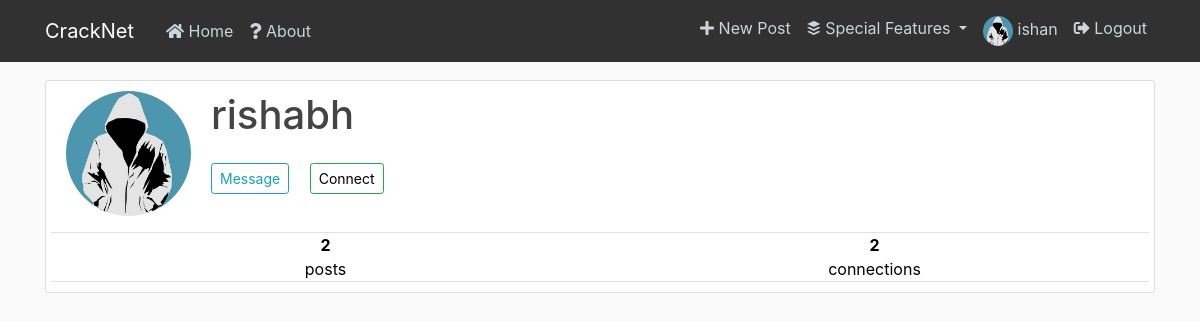
Page /profile/rishabh (signed in) on the committed database.
### flaskblog/models.py (models this page shows, shortened)
class User(db.Model, UserMixin):
    id = db.Column(db.Integer, primary_key=True)
    username = db.Column(db.String(20), unique=True, nullable=False)
    email = db.Column(db.String(120), unique=True, nullable=False)
    image_file = db.Column(db.String(20), nullable=False, default='default.jpg')
    connections=db.Column(db.Integer, nullable=False, default=0)
    connected_users=db.Column(db.String(100000), default="")
    password = db.Column(db.String(60), nullable=False)
    posts = db.relationship('Post', backref='author', lazy=True)
    comments = db.relationship('Comment', backref='author', lazy=True)
    messages = db.relationship('Message', backref='author', lazy=True)

### flaskblog/routes.py (the view)
@app.route("/profile/<string:username>")
@login_required
def profile(username):
    user = User.query.filter_by(username=username).first()
    posts_count = len(Post.query.filter_by(user_id=user.id).all())
    connections = user.connections
    connected_users = user.connected_users
    image_file = url_for('static', filename='profile_pics/' + user.image_file)
    current_lst = list(map(int,current_user.connected_users.split()))
    if user.id in current_lst:
        is_connected = True
    else:
        is_connected = False
    return render_template('profile.html', user=user, image_file=image_file, posts_count=posts_count, connections = connections, connected_users= connected_users, is_connected=is_connected)

### flaskblog/models.py (called while the page is built)
@login_manager.user_loader
def load_user(user_id):
    return User.query.get(int(user_id))

### flaskblog/templates/profile.html
{% extends "layout.html" %}
{% block content %}
    <div class="content-section">
        <div class="media">
            <img class="rounded-circle account-img" src="{{ image_file }}"></img>
            <div class="media-body mb-3">
                <h2 class="account-heading">{{ user.username }}</h2>
                <a class="no-color mr-3" href="{{ url_for('messages', user_id=user.id )}}"><button type="button" class="btn btn-outline-info btn-sm mt-3">Message</button></a>
                {% if is_connected%}
                    <button type="button" class="btn btn-outline-danger btn-sm mt-3"><a class="no-color white-hover" href="{{ url_for('connections', user_id = user.id) }}">Disconnect</a></button>
                {% else %}
                    <button type="button" class="btn btn-outline-success btn-sm mt-3"><a class="no-color white-hover" href="{{ url_for('connections', user_id = user.id) }}">Connect</a></button>
                {% endif %}
            </div>
        </div>
        <div class="row border-top border-bottom justify-content-between">
            <div class="col" style="text-align: center;">
                <div>
                    <a class="no-color" href="{{ url_for('user_posts', username=user.username) }}"><span><strong>{{posts_count}}</strong><br> posts</span></a>
                </div>
            </div>
            <div class="col" style="text-align: center;">
                <div>
                    <a class="no-color" href="{{ url_for('user_list', content='connections', id=user.id) }}"><span><strong>{{connections}}</strong><br> connections</span></a>
                </div>
            </div>
        </div>
    </div>
    </div>
{% endblock content %}

### flaskblog/templates/layout.html (shortened to what this page needs)
<!DOCTYPE html>
<html>
<head>
    <link rel="stylesheet" href="https://maxcdn.bootstrapcdn.com/bootstrap/4.0.0/css/bootstrap.min.css">
    <link rel="stylesheet" href="https://use.fontawesome.com/releases/v5.8.2/css/all.css">
    <link rel="stylesheet" type="text/css" href="{{ url_for('static', filename='main.css') }}">
</head>
<body>
    <header class="site-header">
      <nav class="navbar navbar-expand-md navbar-dark bg-steel fixed-top">
        <div class="container">
          <a class="navbar-brand mr-4" href="/">CrackNet</a>
          <div class="collapse navbar-collapse" id="navbarToggle">
            <div class="navbar-nav mr-auto">
              <a class="nav-item nav-link" href="{{ url_for('home') }}"><i class="fas fa-home"></i> Home</a>
              <a class="nav-item nav-link" href="{{ url_for('about') }}"><i class="fas fa-question"></i> About</a>
            </div>
            <div class="navbar-nav">
              {% if current_user.is_authenticated %}
                <a class="nav-item nav-link" href="{{ url_for('new_post') }}"><i class="fas fa-plus"></i> New Post</a>
                <li class="nav-item dropdown">
                  <a class="nav-link dropdown-toggle" href="#" id="navbarDropdown" role="button" data-toggle="dropdown" aria-haspopup="true" aria-expanded="false">
                    <i class="fab fa-buffer"></i> Special Features
                  </a>
                </li>
                <a class="nav-item nav-link" href="{{ url_for('account') }}"><img class="acc-nav-img" src="{{ url_for('static', filename='profile_pics/' + current_user.image_file) }}">  {{current_user.username}}</a>
                <a class="nav-item nav-link" href="{{ url_for('logout') }}"><i class="fas fa-sign-out-alt"></i> Logout</a>
              {% else %}
                <a class="nav-item nav-link" href="{{ url_for('login') }}"><i class="fas fa-sign-in-alt"></i> Login</a>
                <a class="nav-item nav-link" href="{{ url_for('register') }}"><i class="fas fa-user-plus"></i> Register</a>
              {% endif %}
            </div>
          </div>
        </div>
      </nav>
    </header>
    <main role="main" class="container">
      <div class="row">
        <div class="col-md-12">
          {% block content %}{% endblock %}
        </div>
    </main>
</body>
</html>

### flaskblog/static/main.css (style rules this page uses)
body { background: #fafafa; color: #333333; margin-top: 5rem; }
h1, h2, h3, h4, h5, h6 { color: #444444; }
.bg-steel { background-color: #313131; }
.site-header .navbar-nav .nav-link { color: #cbd5db; }
.content-section { background: #ffffff; padding: 10px 20px; border: 1px solid #dddddd; border-radius: 3px; margin-bottom: 20px; }
.account-img { height: 125px; width: 125px; margin-right: 20px; margin-bottom: 16px; }
.account-heading { font-size: 2.5rem; }
.acc-nav-img { border-radius:50%; height:30px; width:30px; }
a.no-color { color:black; }

### rows in the picture
User: image_file (placeholder picture), username "ishan"
User: username "rishabh"

### other values in the picture
{{ posts_count }} "2"
{{ connections }} "2"
